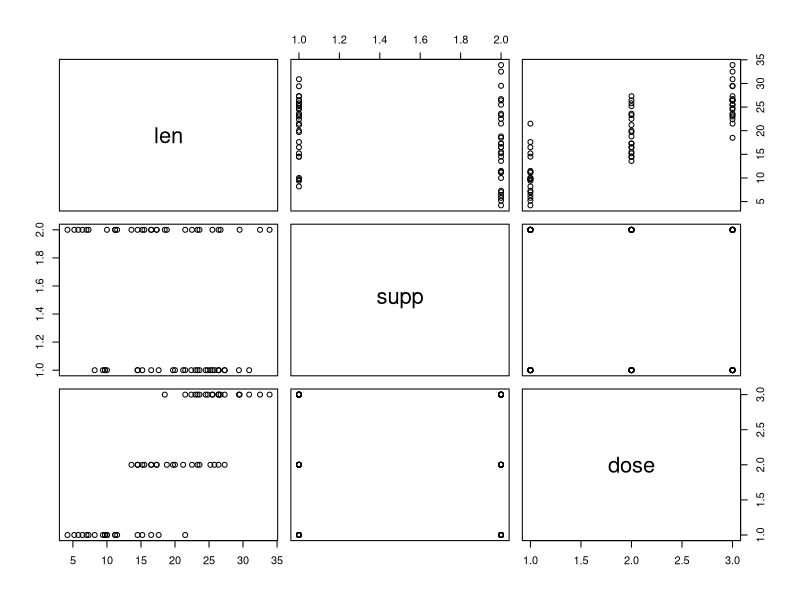
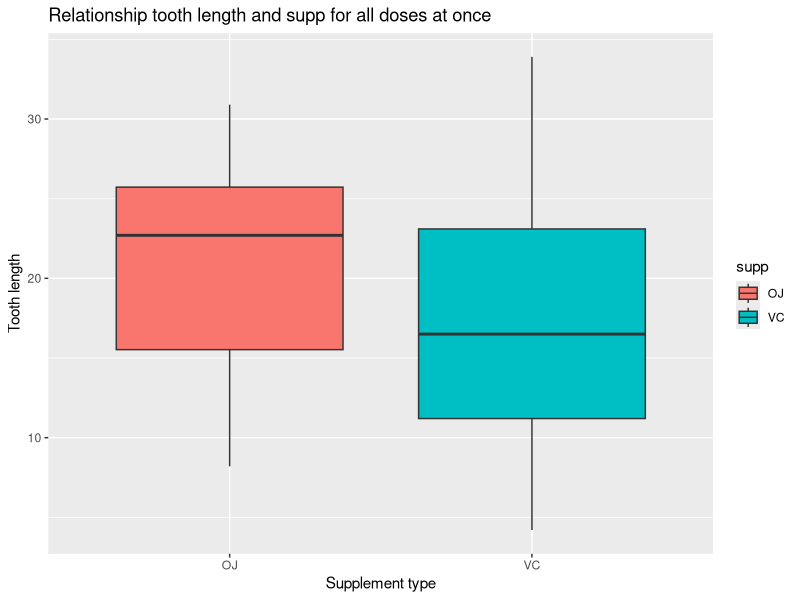
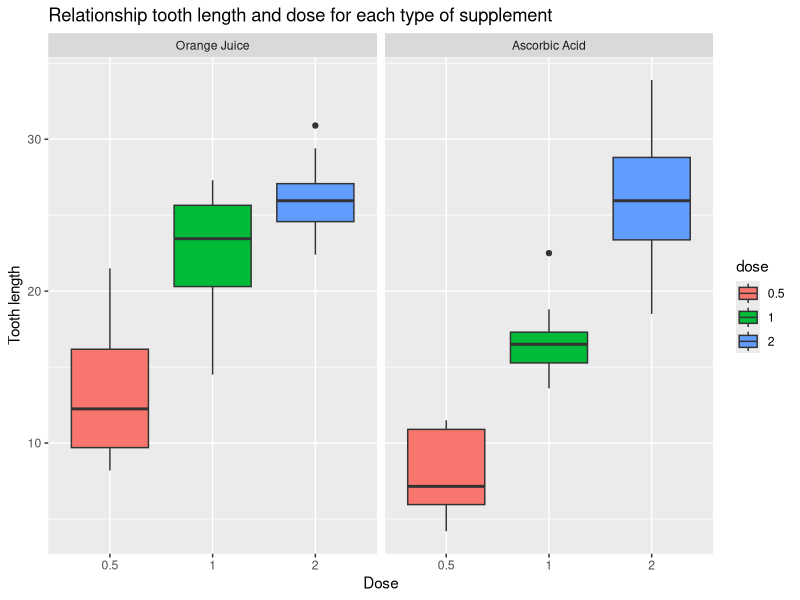

Generate these figures, in order, with R:
## ---- chunk 1
knitr::opts_chunk$set(echo = TRUE)
## ---- chunk 2
library(knitr)
library(ggplot2)
library(datasets)
## ---- chunk 3
data("ToothGrowth")
dim(ToothGrowth)
summary(ToothGrowth)
ToothGrowth$dose <- as.factor(ToothGrowth$dose)
str(ToothGrowth)
head(ToothGrowth, 10)
tail(ToothGrowth, 10)
table(ToothGrowth$supp, ToothGrowth$dose)
pairs(ToothGrowth)
## ---- chunk 4
box_plot <- ggplot(ToothGrowth, aes(x = supp, y = len, fill = supp)) +
  geom_boxplot() +
  labs(title = "Relationship tooth length and supp for all doses at once",
       x = "Supplement type", y = "Tooth length")

levels(ToothGrowth$supp) <- c("Orange Juice", "Ascorbic Acid")
box_plot_panels <- ggplot(ToothGrowth, aes(x = dose, y = len, fill = dose)) +
  geom_boxplot() +
  facet_grid(. ~ supp) +
  labs(title = "Relationship tooth length and dose for each type of supplement",
       x = "Dose", y = "Tooth length")

box_plot
box_plot_panels
## ---- chunk 5
OrJ <- subset(ToothGrowth, supp == "Orange Juice")
AsA <- subset(ToothGrowth, supp == "Ascorbic Acid")
t.test(OrJ$len, AsA$len, paired = FALSE, alternative = "greater")
## ---- chunk 6
Hyp <- c()
Hyp[1] <- t.test(OrJ[OrJ$dose == 0.5,]$len, AsA[AsA$dose == 0.5,]$len, paired = FALSE, alternative = "greater")$p.value
Hyp[2] <- t.test(OrJ[OrJ$dose == 1,]$len, AsA[AsA$dose == 1,]$len, paired = FALSE, alternative = "greater")$p.value
Hyp[3] <- t.test(OrJ[OrJ$dose == 2,]$len, AsA[AsA$dose == 2,]$len, paired = FALSE, alternative = "greater")$p.value
p.adjust(Hyp, method = "BH")
